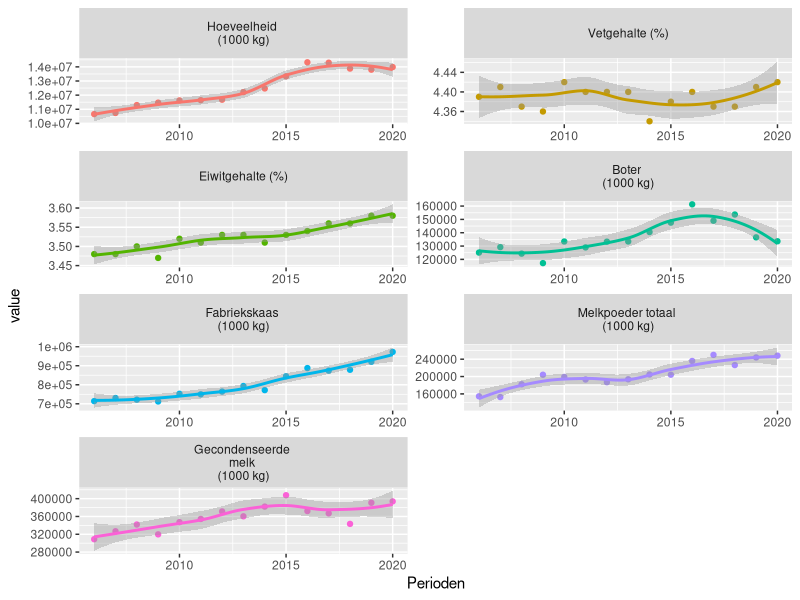
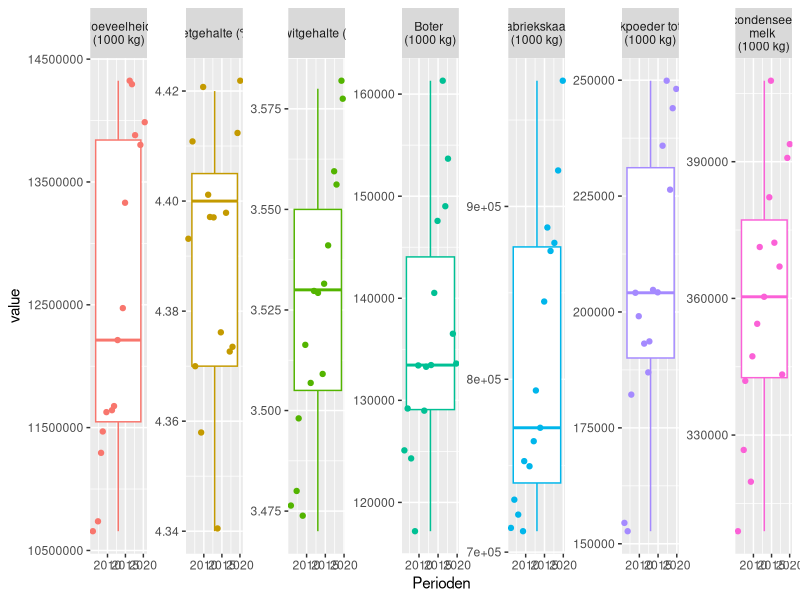
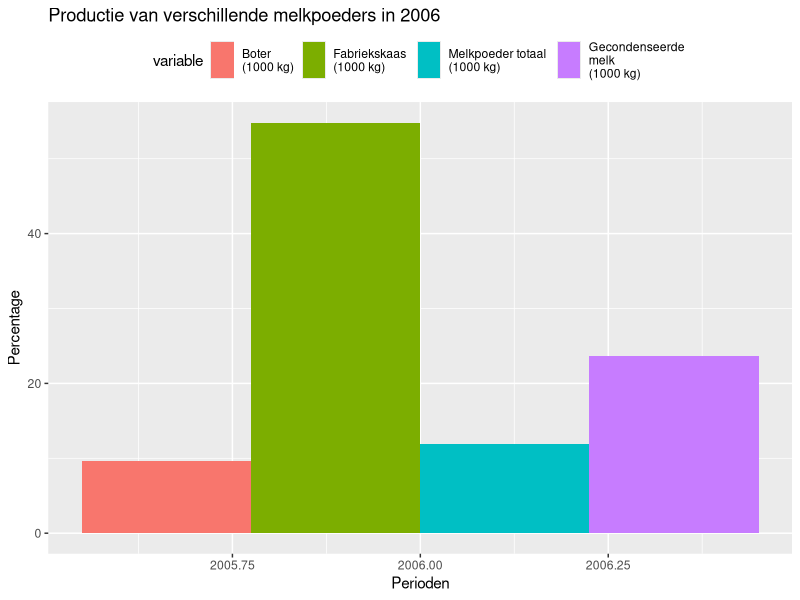
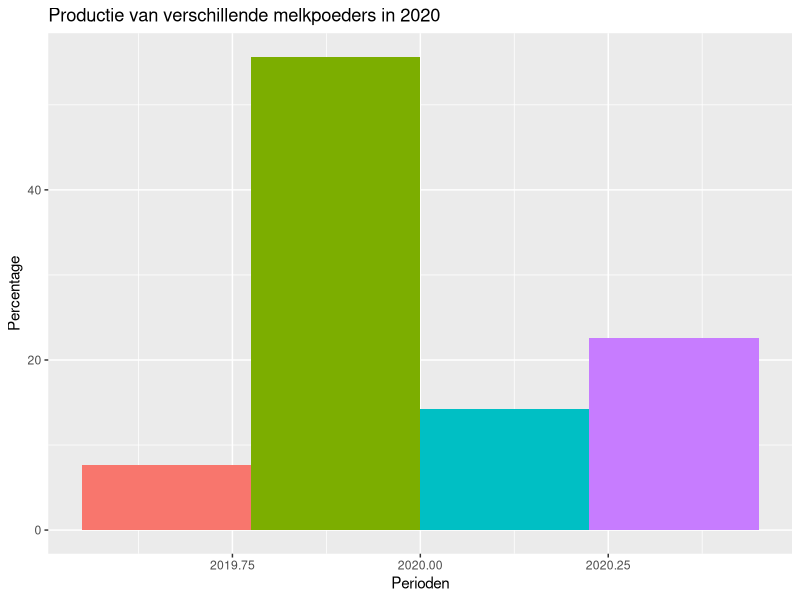

Source code (R) for these figures, in order:
## ---- chunk 1
# Load the required libraries
library(ggplot2)
library(reshape2)
library(dplyr)

# Read the dataset
data1 <- read.csv("Melkaanvoer_en_zuivelproductie2016-2020.csv", sep = ";", dec = ",")
data2 <- read.csv("Melkaanvoer_en_zuivelproductie2011-2015.csv", sep = ";", dec = ",")
data3 <- read.csv("Melkaanvoer_en_zuivelproductie2006-2010.csv", sep = ";", dec = ",")
header_text <- c("Perioden","Hoeveelheid \n(1000 kg)", "Vetgehalte (%)", "Eiwitgehalte (%)","Boter \n(1000 kg)", "Fabriekskaas \n(1000 kg)", "Melkpoeder totaal \n(1000 kg)", "Gecondenseerde \nmelk \n(1000 kg)")

# Merge datasets
data <- rbind(data3, data2, data1)
colnames(data) <- header_text
data_long<- melt(data, id.vars=c("Perioden"))

#intialize point P
p<-ggplot(data_long,aes(Perioden, value, col=variable))

# Create graph plot
p+geom_point()+facet_wrap(.~variable, scales = "free", ncol=2) + geom_smooth(method = 'loess', formula = 'y ~ x') + theme(legend.position = "none")

## ---- chunk 2



#create boxplot plot with jitter
p+geom_boxplot()+ geom_jitter()+facet_wrap(.~variable, scales = "free", nrow= 1 ) + theme(legend.position = "none")


## ---- chunk 3

# Filter the specific variables and years
data_filtered2006 <- data_long %>% filter(variable %in% c("Boter \n(1000 kg)", "Fabriekskaas \n(1000 kg)", "Melkpoeder totaal \n(1000 kg)", "Gecondenseerde \nmelk \n(1000 kg)"), Perioden %in% c("2006"))
data_filtered2020 <- data_long %>% filter(variable %in% c("Boter \n(1000 kg)", "Fabriekskaas \n(1000 kg)", "Melkpoeder totaal \n(1000 kg)", "Gecondenseerde \nmelk \n(1000 kg)"), Perioden %in% c("2020"))

# Calculate the percentage relative to each other
data_percentage2006 <- data_filtered2006 %>%
  group_by(Perioden) %>%
  mutate(Percentage = value / sum(value) * 100)

data_percentage2020 <- data_filtered2020 %>%
  group_by(Perioden) %>%
  mutate(Percentage = value / sum(value) * 100)

# Create barplot
p2020 <- ggplot(data_percentage2006, aes(x = Perioden, y = Percentage, fill = variable))
p2020 + geom_bar(stat = "identity", position = "dodge") + ggtitle("Productie van verschillende melkpoeders in 2006") + theme(legend.position = "top")

p2006 <- ggplot(data_percentage2020, aes(x = Perioden, y = Percentage, fill=variable))
p2006+geom_bar(stat = "identity", position = "dodge") + ggtitle("Productie van verschillende melkpoeders in 2020") + theme(legend.position = "none")
